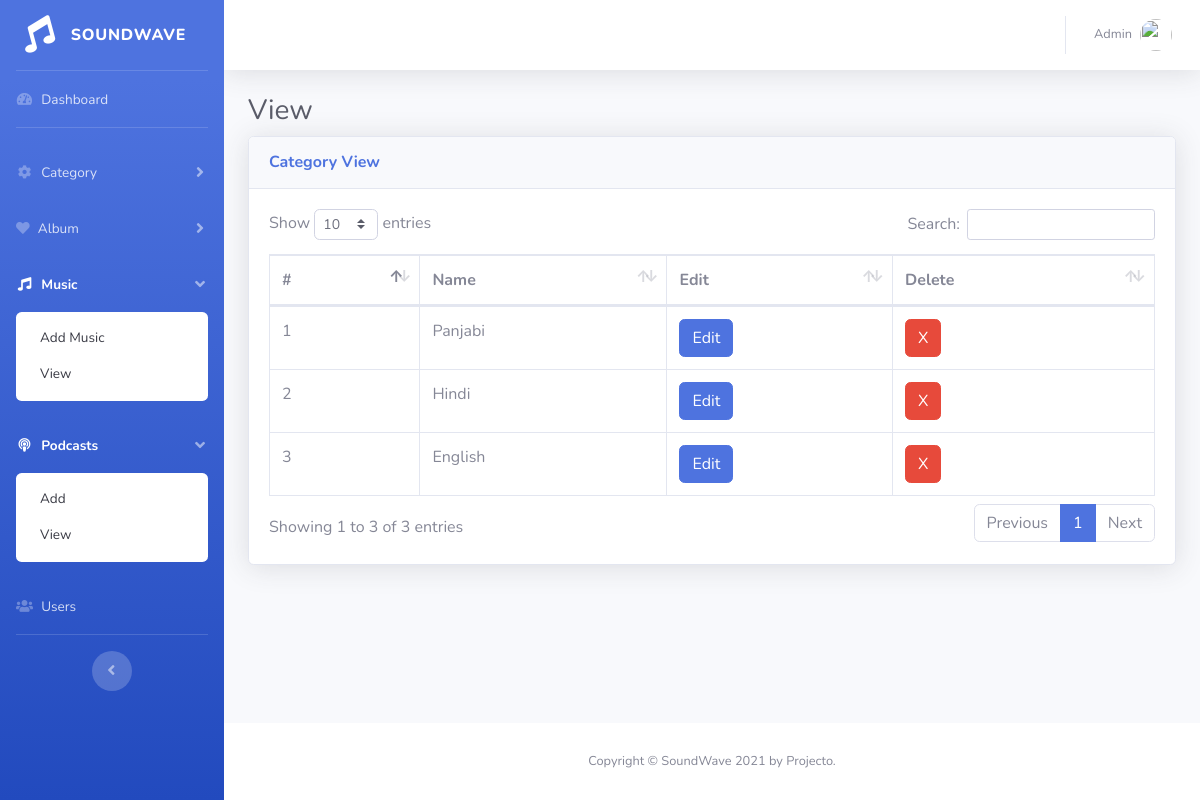
Screenshot of /admin/viewcat.php (signed in) with the database file from the repository.
### tables this page shows
CREATE TABLE `category` (
  `id` int(11) NOT NULL,
  `category_name` varchar(1500) NOT NULL
);

### admin/dbconfig.php (called while the page is built, shortened)
<?php
function select($query)
{
	$cid=mysqli_connect(server,user,password,database) or die("connection error");
	$result=mysqli_query($cid,$query);
	return $result;
}
?>

### admin/viewcat.php (the view, shortened to what this page needs)
<?php
require_once"dbconfig.php";
?>
<!DOCTYPE html>
<html lang="en">
<head>
  <link href="vendor/fontawesome-free/css/all.min.css" rel="stylesheet" type="text/css">
  <link href="css/sb-admin-2.min.css" rel="stylesheet">
  <link href="vendor/datatables/dataTables.bootstrap4.min.css" rel="stylesheet">
</head>
<body id="page-top">
  <div id="wrapper">
     <?php include"sidebar.php";?>
    <div id="content-wrapper" class="d-flex flex-column">
      <div id="content">
        <?php include"topbar.php";?>
        <div class="container-fluid">
          <h1 class="h3 mb-2 text-gray-800">View </h1>
          <div class="card shadow mb-4">
            <div class="card-header py-3">
              <h6 class="m-0 font-weight-bold text-primary">Category View</h6>
            </div>
            <div class="card-body">
              <div class="table-responsive">
                <table class="table table-bordered" id="dataTable" width="100%" cellspacing="0">
                  <thead>
                    <tr>
                      <th>#</th>
                      <th>Name</th>
                      <th>Edit</th>
                      <th>Delete</th>
                      </tr>
                  </thead>
                  <tbody>
				  <?php
                  $n=1;
				  $res=select("select * from category order by id desc");
				  while($r=mysqli_fetch_array($res))
				  {
					  extract($r);
				  ?>
                    <tr>
                      <td><?=$n?></td>
                      <td><?=ucwords($r[1])?></td>
                      <td><a href="editcat.php?id=<?=$r[0]?>"><button class="btn btn-primary">Edit</button></a></td>
                      <td><a href="removecat.php?id=<?=$r[0]?>"><button class="btn btn-danger">X</button></a></td>
                    </tr>
                  <?php
				  $n++;
				  }
				  ?>
                  </tbody>
                </table>
              </div>
            </div>
          </div>
        </div>
      </div>
      <?php include'footer.php' ?>
    </div>
  </div>
</body>
</html>

### rows the page displays
category: category_name "Panjabi"
category: category_name "Hindi"
category: category_name "English"
